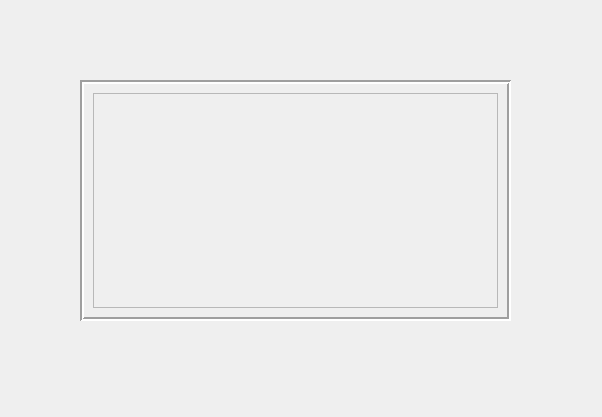
<?xml version="1.0" encoding="UTF-8"?>
<ui version="4.0">
 <class>SecondPluginWidget</class>
 <widget class="QWidget" name="SecondPluginWidget">
  <property name="geometry">
   <rect>
    <x>0</x>
    <y>0</y>
    <width>602</width>
    <height>417</height>
   </rect>
  </property>
  <property name="windowTitle">
   <string>Form</string>
  </property>
  <widget class="QFrame" name="frame">
   <property name="geometry">
    <rect>
     <x>80</x>
     <y>80</y>
     <width>431</width>
     <height>241</height>
    </rect>
   </property>
   <property name="frameShape">
    <enum>QFrame::Box</enum>
   </property>
   <property name="frameShadow">
    <enum>QFrame::Sunken</enum>
   </property>
   <property name="lineWidth">
    <number>2</number>
   </property>
   <layout class="QGridLayout" name="gridLayout">
    <item row="0" column="0">
     <widget class="QScrollArea" name="scrollArea">
      <property name="widgetResizable">
       <bool>true</bool>
      </property>
      <widget class="QWidget" name="scrollAreaWidgetContents">
       <property name="geometry">
        <rect>
         <x>0</x>
         <y>0</y>
         <width>403</width>
         <height>213</height>
        </rect>
       </property>
      </widget>
     </widget>
    </item>
   </layout>
  </widget>
 </widget>
 <resources/>
 <connections/>
</ui>
